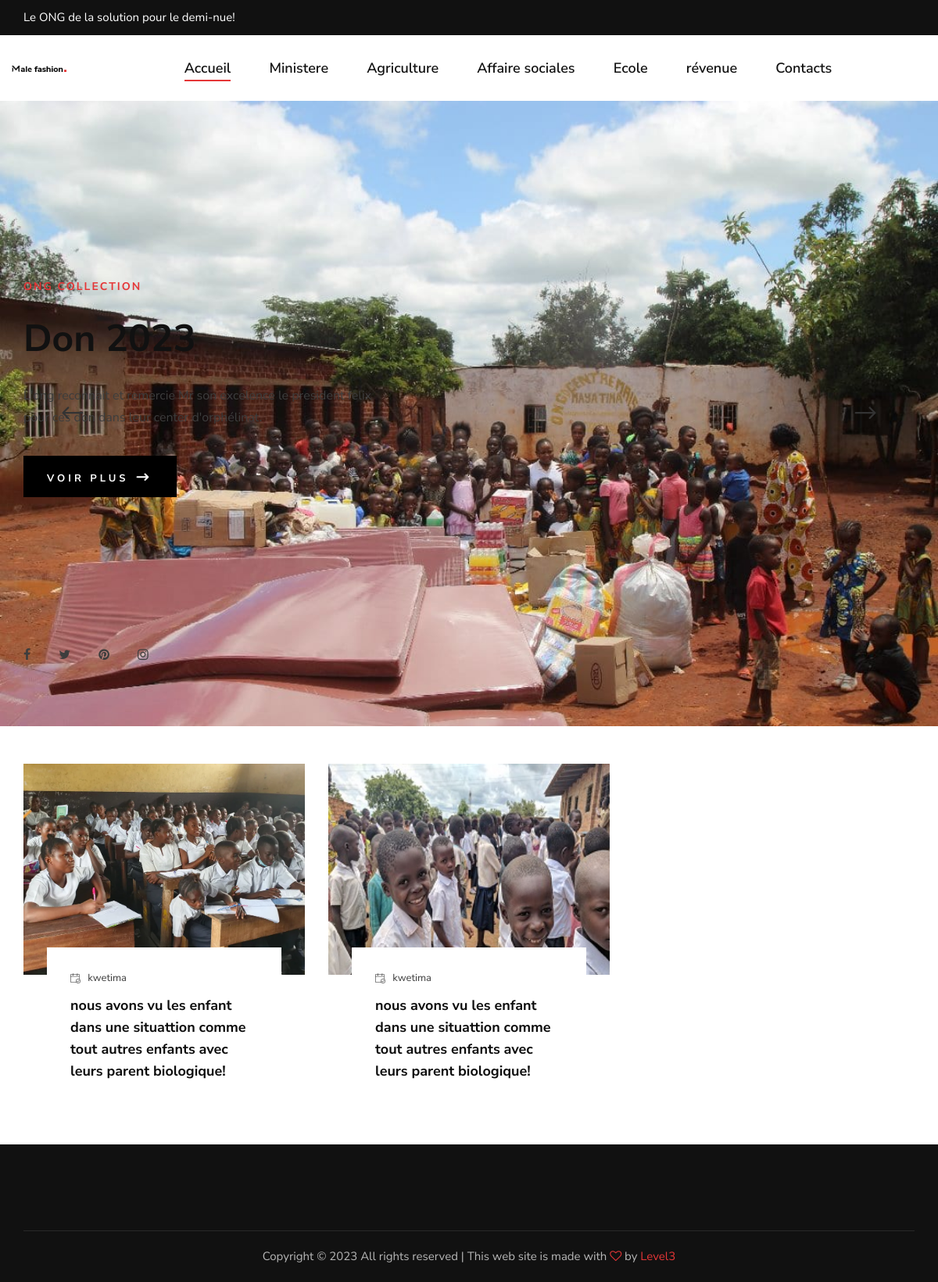
Screenshot of /ecoles with the database file from the repository.
### tables this page shows
CREATE TABLE `ecoles` (
  `id` int NOT NULL AUTO_INCREMENT COMMENT 'Primary Key',
  `create_time` datetime DEFAULT NULL COMMENT 'Create Time',
  `nom_ecoles` varchar(255) DEFAULT NULL,
  `observation_ecoles` text,
  `groupe_ecole` varchar(255) DEFAULT NULL,
  `photo_ecole` varchar(255) DEFAULT NULL,
  PRIMARY KEY (`id`)
);

### controller/ecoles.php (called while the page is built, shortened)
<?php
class Ecoles extends Controller
{
  function __construct()
  {
    $this->view->js = array('home/js/home.js');
  }
  function index()
  {
    $this->view->title = 'App | Page D\'accueil';
    $this->view->active = 'home';
    $this->view->user = $this->user;
    $this->view->getEcoles = $this->model->getEcoles();
    $this->view->rende('ecole/index');
  }
}

### index.php (called while the page is built, shortened)
<?php
require LIBS.'controller.php';
require LIBS.'Model.php';
require LIBS.'database.php';
$bootstrap = new Bootstrap();
$bootstrap->int();

### libs/database.php (called while the page is built, shortened)
<?php
class Database extends PDO
{
  public function __construct($DB_TYPE, $DB_HOST, $DB_PORT, $DB_NAME, $DB_USER, $DB_PASS)
  {
    $mysql = $DB_TYPE . ':host=' . $DB_HOST . ';dbname=' . $DB_NAME . ';user=' . $DB_USER . ';password=' . $DB_PASS;
  }
  public function select($sql, $array = array(), $fetchMode = PDO::FETCH_ASSOC)
  {
    $query = $this->prepare($sql);
    $query->execute();
    return $query->fetchAll();
  }
}

### models/ecoles_model.php (called while the page is built, shortened)
<?php
class ecoles_Model extends Model
{
  public function getEcoles()
  {
    return $this->db->select("SELECT * FROM ecoles");
  }
}

### libs/controller.php (called while the page is built, shortened)
<?php
class Controller
{
  public function loadModel($name, $modelpath)
  {
    $path = $modelpath . $name . '_model.php';
    if (file_exists($path)) {
      $this->model = new $modelName();
    }
  }
}

### libs/Model.php (called while the page is built, shortened)
<?php
class Model
{
	function __construct()
	{
		$this->db = new Database(DB_TYPE, DB_HOST, DB_PORT, DB_NAME, DB_USER, DB_PASS);
	}
}

### views/ecole/index.php (the view, shortened to what this page needs)
<section class="hero">
  <div class="hero__slider owl-carousel">
    <div class="hero__items set-bg" data-setbg="<?= URL ?>public/ong_img/1.jpeg">
      <div class="container">
        <div class="row">
          <div class="col-xl-5 col-lg-7 col-md-8">
            <div class="hero__text">
              <h6>ONG Collection</h6>
              <h2>Don 2023</h2>
              <p>L'ong reconnait et remercie Mr son excelence le president felix pour ces don dans leur center d'orphélinat.</p>
              <a href="<?= URL ?>sociale/orphelina" class="primary-btn">Voir plus <span class="arrow_right"></span></a>
              <div class="hero__social">
                <a href="#"><i class="fa fa-facebook"></i></a>
                <a href="#"><i class="fa fa-twitter"></i></a>
                <a href="#"><i class="fa fa-pinterest"></i></a>
                <a href="#"><i class="fa fa-instagram"></i></a>
              </div>
            </div>
          </div>
        </div>
      </div>
    </div>
  </div>
</section>
<div class="container mt-5">
  <div class="row">
    <?php
    if (!empty($this->getEcoles)) {
      foreach ($this->getEcoles as $key) {
    ?>
        <div class="col-lg-4 col-md-6 col-sm-6">
          <div class="blog__item">
            <div class="blog__item__pic set-bg" data-setbg="<?= URL ?>public/ong_img/<?= $key['photo_ecole'] ?>" style="background-image: url(&quot;<?= URL ?>public/ong_img/<?= $key['photo_ecole'] ?>&quot;);"></div>
            <div class="blog__item__text">
              <span><img src="<?= URL ?>public/img/icon/calendar.png" alt=""> <?= $key["nom_ecoles"] ?></span>
              <h5><?= $key["observation_ecoles"] ?></h5>
            </div>
          </div>
        </div>
    <?php
      }
    }
    ?>
  </div>
</div>

### public/css/style.css (style rules this page uses)
html, body { height: 100%; font-family: "Nunito Sans", sans-serif; -webkit-font-smoothing: antialiased; }
h1, h2, h3, h4, h5, h6 { margin: 0; color: #111111; font-weight: 400; font-family: "Nunito Sans", sans-serif; }
h2 { font-size: 36px; }
h5 { font-size: 18px; }
h6 { font-size: 16px; }
p { font-size: 15px; font-family: "Nunito Sans", sans-serif; color: #3d3d3d; font-weight: 400; line-height: 25px; margin: 0 0 15px 0; }
img { max-width: 100%; }
.set-bg { background-repeat: no-repeat; background-size: cover; background-position: top center; }
.primary-btn { display: inline-block; font-size: 13px; font-weight: 700; text-transform: uppercase; padding: 14px 30px; color: #ffffff; background: #000000; letter-spacing: 4px; }
.hero__slider.owl-carousel .owl-item.active .hero__text h6 { top: 0; opacity: 1; }
.hero__slider.owl-carousel .owl-item.active .hero__text h2 { top: 0; opacity: 1; }
.hero__slider.owl-carousel .owl-item.active .hero__text p { top: 0; opacity: 1; }
.hero__slider.owl-carousel .owl-item.active .hero__text .primary-btn { top: 0; opacity: 1; }
.hero__items { height: 800px; padding-top: 230px; }
.hero__text h6 { color: #e53637; font-size: 14px; font-weight: 700; text-transform: uppercase; letter-spacing: 2px; margin-bottom: 28px; position: relative; top: 100px; opacity: 0; -webkit-transition: all, 0.3s; -o-transition: all, 0.3s; transition: all, 0.3s; }
.hero__text h2 { color: #111111; font-size: 48px; font-weight: 700; line-height: 58px; margin-bottom: 30px; position: relative; top: 100px; opacity: 0; -webkit-transition: all, 0.6s; -o-transition: all, 0.6s; transition: all, 0.6s; }
.hero__text p { font-size: 16px; line-height: 28px; margin-bottom: 35px; position: relative; top: 100px; opacity: 0; -webkit-transition: all, 0.9s; -o-transition: all, 0.9s; transition: all, 0.9s; }
.hero__text .primary-btn { position: relative; top: 100px; opacity: 0; -webkit-transition: all, 1.1s; -o-transition: all, 1.1s; transition: all, 1.1s; }
.hero__text .primary-btn span { font-size: 20px; position: relative; top: 4px; font-weight: 700; }
.hero__social { margin-top: 190px; }
.hero__social a { font-size: 16px; color: #3d3d3d; display: inline-block; margin-right: 32px; }
.hero__social a:last-child { margin-right: 0; }
.blog__item { margin-bottom: 45px; }
.blog__item__pic { height: 270px; }
.blog__item__text { padding: 30px 30px 25px; margin: 0 30px; margin-top: -35px; background: #ffffff; -webkit-transition: all, 0.3s; -o-transition: all, 0.3s; transition: all, 0.3s; }
.blog__item__text span { color: #3d3d3d; font-size: 13px; display: block; margin-bottom: 10px; }
.blog__item__text span img { margin-right: 6px; }
.blog__item__text h5 { color: #0d0d0d; font-weight: 700; line-height: 28px; margin-bottom: 10px; }
@media only screen and (min-width: 1200px) { .container { max-width: 1170px; } }

### rows the page displays
ecoles: photo_ecole (picture), nom_ecoles "kwetima", observation_ecoles "nous avons vu les enfant dans une situattion comme tout autres enfants avec leurs parent biologique!"
ecoles: photo_ecole (picture), nom_ecoles "kwetima", observation_ecoles "nous avons vu les enfant dans une situattion comme tout autres enfants avec leurs parent biologique!"
